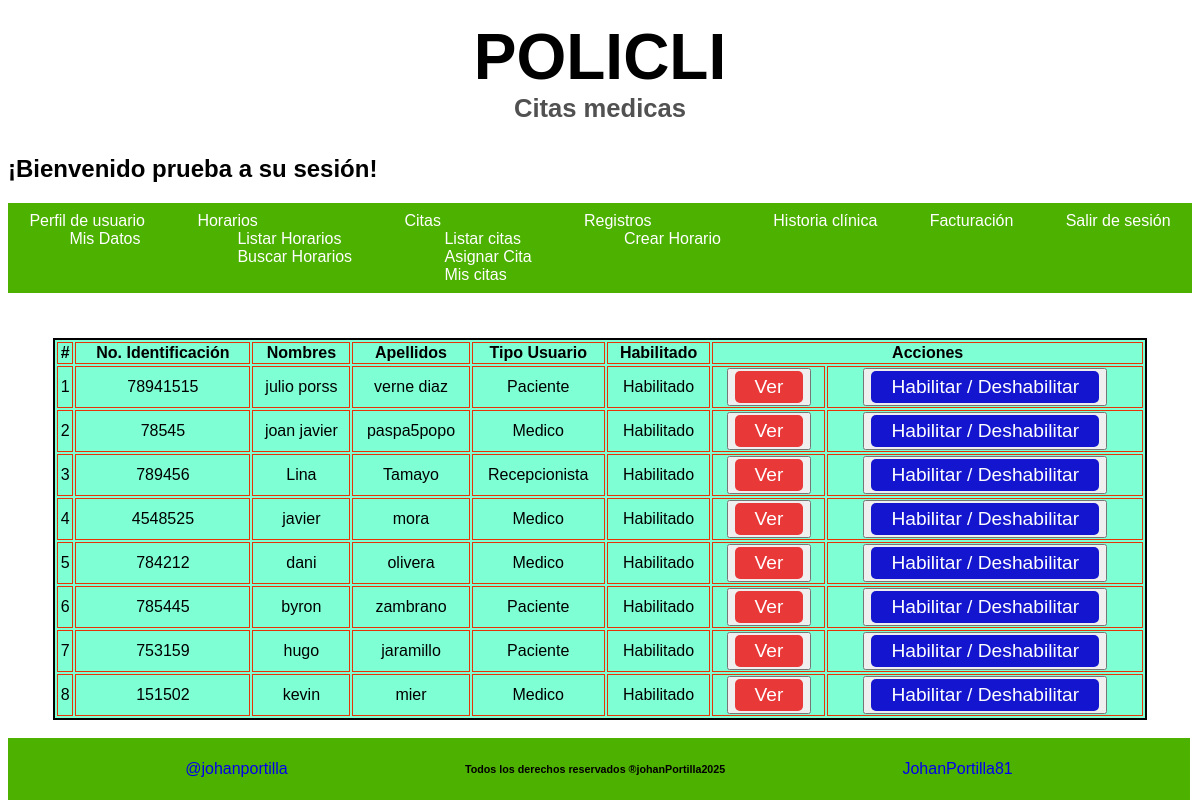
Page /sesion/listar/ (signed in) on the earlier database version.
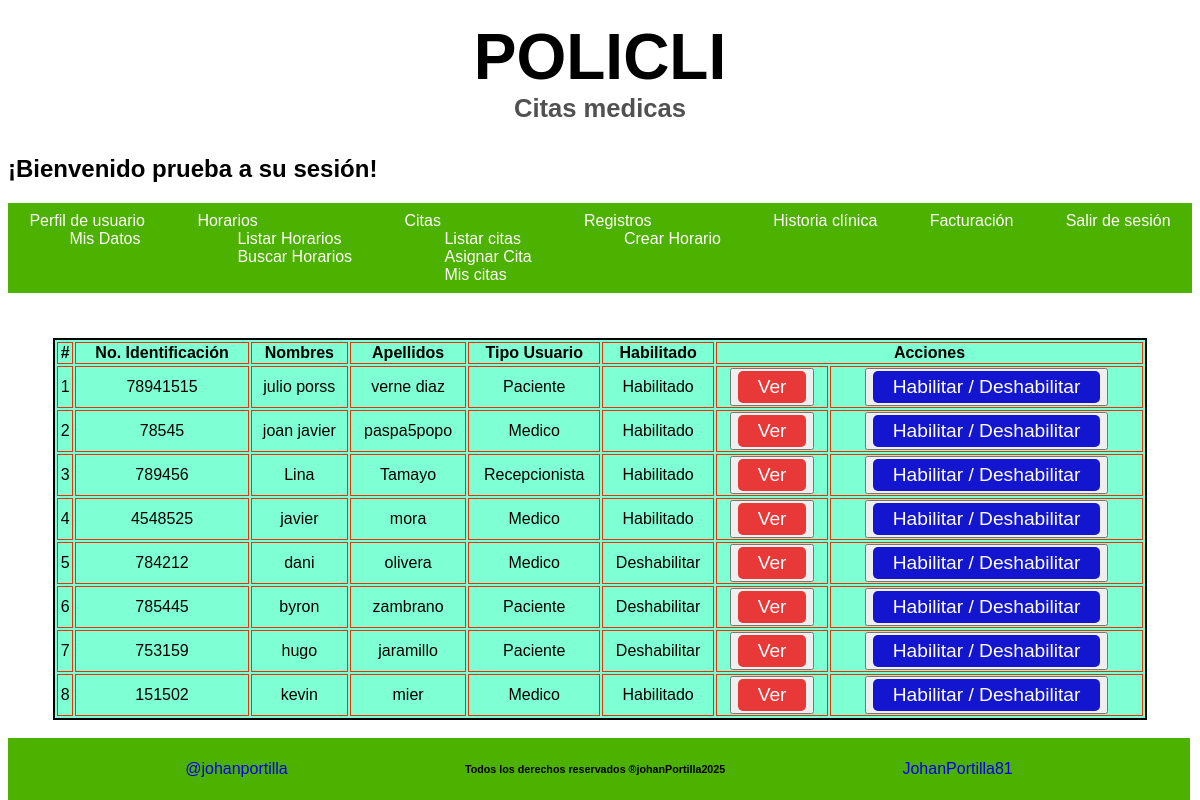
Same page on the later database version.
### Aplicaciones/Inicio/models.py (models this page shows, shortened)
class CreacionUser(AbstractUser):
    class Tipo_User(models.TextChoices):
        ADMIN = 'Administrador',
        PACIENTE = 'Paciente'
        MEDICO = 'Medico'
        RECEPCION = 'Recepcionista'
    class Tipo_id(models.TextChoices):
        CEDULA = 'Cédula'
        TARJETA_ID= 'Tarjeta Identidad'
        CED_EXT = 'Cédula Extranjería'
        PASAPORTE = 'Pasaporte'
    tipo_id = models.CharField( max_length=20 ,choices = Tipo_id.choices, default = Tipo_id.CEDULA, verbose_name='Tipo de documento'  )
    numero_id = models.PositiveBigIntegerField(null=False, blank=False,  verbose_name='Numero de identificación', unique=True, default=0)
    telefono = models.PositiveBigIntegerField(null= False, blank= False, verbose_name='Teléfono', default=0)
    tipo_usuario = models.CharField(max_length=20, choices = Tipo_User.choices, default = Tipo_User.PACIENTE, verbose_name='Tipo Usuario')
    fecha_actualizacion = models.DateTimeField (auto_now=True, verbose_name='Ultima Actualización')
    nombre_completo= models.CharField(max_length = 100, null=False, blank= False, verbose_name='Nombre completo')

### Aplicaciones/Inicio/views.py (the view)
@login_required
def listar_cuentas(request):
    data = {
        'titulo':'Listado de cuentas',
        'cuentas': CreacionUser.objects.filter(is_superuser = False)
    }
    return render(request, 'paginas/listado_tabla.html', data)

### templates/paginas/listado_tabla.html
{% extends 'index.html' %}
{% block contenido1 %}
<table class="table-admin">
    <thead>
        <tr>
            <th>#</th>
            <th>No. Identificación</th>
            <th>Nombres</th>
            <th>Apellidos</th>
            <th>Tipo Usuario</th>
            <th>Habilitado</th>
            <th colspan="2">Acciones</th>
        </tr>
    </thead>
    <tbody>
        {% for b1 in cuentas %}
        <tr>
            <td>{{ forloop.counter}}</td>
            <td>{{b1.numero_id}}</td>
            <td>{{b1.first_name}}</td>
            <td>{{b1.last_name}}</td>
            <td>{{b1.tipo_usuario}}</td>
            {% if b1.is_active == True %}
                <td>Habilitado</td>
            {% else %}
                <td>Deshabilitar</td>
            {% endif %}
            <td>
                <button>
                <a href="{% url 'Perfil_Usuario' b1.id %}?accion=ver" class="btn-primary">Ver</a>
                </button>
            </td>
            <td>
                <button>
                <a href="{% url 'Perfil_Usuario' b1.id %}?accion=habilitar" class="btn-secundary">Habilitar / Deshabilitar</a>
                </button>
            </td>
        </tr>
        {% endfor %}
    </tbody>
</table>
{% endblock %}

Differences in the rows shown:
changed CreacionUser "dani": is_active "Habilitado" → "Deshabilitar"
changed CreacionUser "byron": is_active "Habilitado" → "Deshabilitar"
changed CreacionUser "hugo": is_active "Habilitado" → "Deshabilitar"
